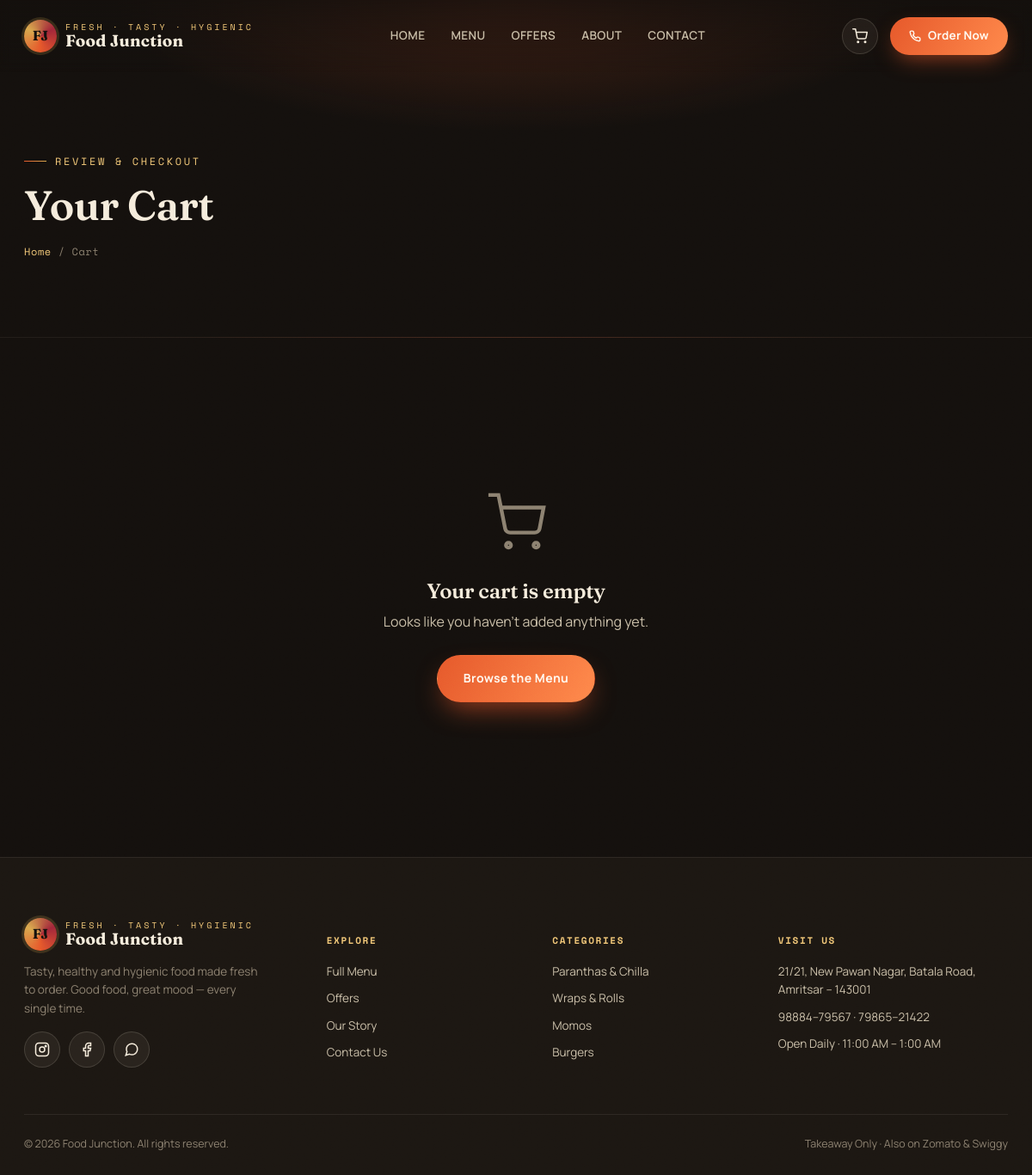
Page /cart/ on the committed database.
### menu/models.py (models this page shows, shortened)
class Category(models.Model):
    name = models.CharField(max_length=120)
    slug = models.SlugField(max_length=140, unique=True, blank=True)
    tagline = models.CharField(max_length=200, blank=True)
    sort_order = models.PositiveIntegerField(default=0)
    class Meta:
        ordering = ["sort_order", "name"]
        verbose_name_plural = "Categories"

### orders/views.py (the view)
# urls.py: path("cart/", views.cart_view, name="cart"),
def cart_view(request):
    cart = Cart(request)
    promo = request.session.get("promo_code", "")
    return render(request, "orders/cart.html", {
        "lines": cart.lines(),
        "totals": cart.totals(promo),
    })

### menu/context_processors.py (called while the page is built)
def site_globals(request):
    return {
        "nav_categories": Category.objects.all(),
        "cart_count": len(Cart(request)),
    }

### orders/cart.py (called while the page is built, shortened)
    def __len__(self):
        return sum(l["qty"] for l in self.cart.values())

    def lines(self):
        result = []
        item_ids = [l["food_item_id"] for l in self.cart.values()]
        items_by_id = {i.id: i for i in FoodItem.objects.filter(id__in=item_ids)}
        return result

    def subtotal(self):
        return sum((Decimal(l["unit_price"]) * l["qty"] for l in self.cart.values()), Decimal("0"))

    def totals(self, promo_code=None):
        subtotal = self.subtotal()
        discount = Decimal("0")
        applied_code = ""
        if promo_code and promo_code.upper() in PROMO_CODES:
            applied_code = promo_code.upper()
            discount = (subtotal * PROMO_CODES[applied_code]).quantize(Decimal("1"))
        delivery = Decimal("0") if subtotal == 0 or subtotal >= FREE_DELIVERY_ABOVE else DELIVERY_FEE
        total = max(Decimal("0"), subtotal - discount + delivery)
        return {
            "subtotal": subtotal,
            "discount": discount,
            "delivery": delivery,
            "total": total,
            "promo_code": applied_code,
            "free_delivery_gap": max(Decimal("0"), FREE_DELIVERY_ABOVE - subtotal),
            "free_delivery_above": FREE_DELIVERY_ABOVE,
        }

### templates/orders/cart.html (shortened to what this page needs)
{% extends "base.html" %}
{% load menu_extras %}
{% block page_id %}cart{% endblock %}
{% block content %}
<header class="page-header">
  <div class="container">
    <span class="eyebrow">Review &amp; Checkout</span>
    <h1 class="section-title">Your Cart</h1>
    <div class="breadcrumb"><a href="{% url 'home' %}">Home</a> / Cart</div>
  </div>
</header>
<section class="section section-tight">
  <div class="container">
    {% if not lines %}
    <div class="empty-cart">
      <svg viewBox="0 0 24 24" fill="none" stroke="currentColor" stroke-width="1.5"><circle cx="9" cy="21" r="1"/><circle cx="20" cy="21" r="1"/><path d="M1 1h4l2.68 13.39a2 2 0 002 1.61h9.72a2 2 0 002-1.61L23 6H6"/></svg>
      <h3 style="font-size:24px;">Your cart is empty</h3>
      <p style="color:var(--cream-dim);margin-top:10px;">Looks like you haven't added anything yet.</p>
      <a href="{% url 'menu' %}" class="btn btn-primary" style="margin-top:26px;">Browse the Menu</a>
    </div>
    {% endif %}
  </div>
</section>
{% endblock %}

### templates/base.html (shortened to what this page needs)
{% load static %}
<!DOCTYPE html>
<html lang="en">
<head>
<link rel="stylesheet" href="{% static 'css/style.css' %}">
</head>
<body data-page="{% block page_id %}{% endblock %}">
<div class="grain"></div>
<nav class="site-nav">
  <div class="container nav-inner">
    <a href="{% url 'home' %}" class="brand">
      <span class="brand-mark">FJ</span>
      <span class="brand-text"><span class="fj-fresh">Fresh &middot; Tasty &middot; Hygienic</span><span class="fj-name">Food Junction</span></span>
    </a>
    <div class="nav-links">
      <a href="{% url 'home' %}" data-nav="home">Home</a>
      <a href="{% url 'menu' %}" data-nav="menu">Menu</a>
      <a href="{% url 'offers' %}" data-nav="offers">Offers</a>
      <a href="{% url 'about' %}" data-nav="about">About</a>
      <a href="{% url 'contact' %}" data-nav="contact">Contact</a>
    </div>
    <div class="nav-actions">
      <a href="{% url 'cart' %}" class="icon-btn" aria-label="Cart">
        <svg viewBox="0 0 24 24" fill="none" stroke="currentColor" stroke-width="2" stroke-linecap="round" stroke-linejoin="round"><circle cx="9" cy="21" r="1"/><circle cx="20" cy="21" r="1"/><path d="M1 1h4l2.68 13.39a2 2 0 002 1.61h9.72a2 2 0 002-1.61L23 6H6"/></svg>
      </a>
      <a href="tel:9888479567" class="btn-order">
        Order Now
      </a>
    </div>
  </div>
</nav>
{% block content %}{% endblock %}
<footer class="site-footer">
  <div class="container">
    <div class="footer-grid">
      <div class="footer-brand">
        <a href="{% url 'home' %}" class="brand">
          <span class="brand-mark">FJ</span>
          <span class="brand-text"><span class="fj-fresh">Fresh &middot; Tasty &middot; Hygienic</span><span class="fj-name">Food Junction</span></span>
        </a>
        <p>Tasty, healthy and hygienic food made fresh to order. Good food, great mood — every single time.</p>
        <div class="footer-social">
          <a href="#" class="icon-btn" aria-label="Instagram"><svg viewBox="0 0 24 24" fill="none" stroke="currentColor" stroke-width="2"><rect x="2" y="2" width="20" height="20" rx="5"/><circle cx="12" cy="12" r="4"/><circle cx="17.5" cy="6.5" r="1"/></svg></a>
          <a href="#" class="icon-btn" aria-label="Facebook"><svg viewBox="0 0 24 24" fill="none" stroke="currentColor" stroke-width="2"><path d="M18 2h-3a5 5 0 00-5 5v3H7v4h3v8h4v-8h3l1-4h-4V7a1 1 0 011-1h3z"/></svg></a>
          <a href="#" class="icon-btn" aria-label="WhatsApp"><svg viewBox="0 0 24 24" fill="none" stroke="currentColor" stroke-width="2"><path d="M21 11.5a8.38 8.38 0 01-.9 3.8 8.5 8.5 0 01-7.6 4.7 8.38 8.38 0 01-3.8-.9L3 21l1.9-5.7a8.38 8.38 0 01-.9-3.8 8.5 8.5 0 014.7-7.6 8.38 8.38 0 013.8-.9h.5a8.48 8.48 0 018 8v.5z"/></svg></a>
        </div>
      </div>
      <div class="footer-col">
        <h5>Explore</h5>
        <a href="{% url 'menu' %}">Full Menu</a>
        <a href="{% url 'offers' %}">Offers</a>
        <a href="{% url 'about' %}">Our Story</a>
        <a href="{% url 'contact' %}">Contact Us</a>
      </div>
      <div class="footer-col">
        <h5>Categories</h5>
        {% for cat in nav_categories|slice:":4" %}
        <a href="{% url 'category' cat.slug %}">{{ cat.name }}</a>
        {% endfor %}
      </div>
      <div class="footer-col">
        <h5>Visit Us</h5>
        <p>21/21, New Pawan Nagar, Batala Road, Amritsar &ndash; 143001</p>
        <p>98884&ndash;79567 &middot; 79865&ndash;21422</p>
        <p>Open Daily &middot; 11:00 AM &ndash; 1:00 AM</p>
      </div>
    </div>
    <div class="footer-bottom">
      <span>&copy; <span id="fjYear"></span> Food Junction. All rights reserved.</span>
      <span>Takeaway Only &middot; Also on Zomato &amp; Swiggy</span>
    </div>
  </div>
</footer>
</body>
</html>

### rows in the picture
Category: name "Paranthas & Chilla"
Category: name "Wraps & Rolls"
Category: name "Momos"
Category: name "Burgers"
